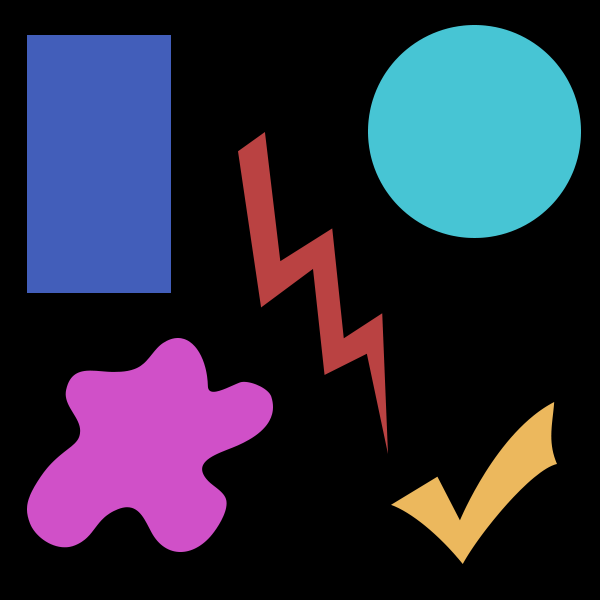
#> input picture resources/shapes.jpg, 600 x 600 px, found by its file name
$ python bounding_box.py --image resources/shapes.jpg
#> lines starting #> are read from the running program, lines starting #| are printed output that depends on the picture; after the words box and inside, x2 and y2 are one past the last pixel; in counts of white or black regions, pixels touching at a corner belong together
import cv2
import argparse
import imutils

ap = argparse.ArgumentParser()
ap.add_argument("-i", "--image", required=True, help = "Path to the image")
args = vars(ap.parse_args())

image = cv2.imread(args["image"])
#> image is the input picture: shape (600, 600, 3); mean B, G, R 61.2, 42, 42.2
gray = cv2.cvtColor(image, cv2.COLOR_BGR2GRAY)
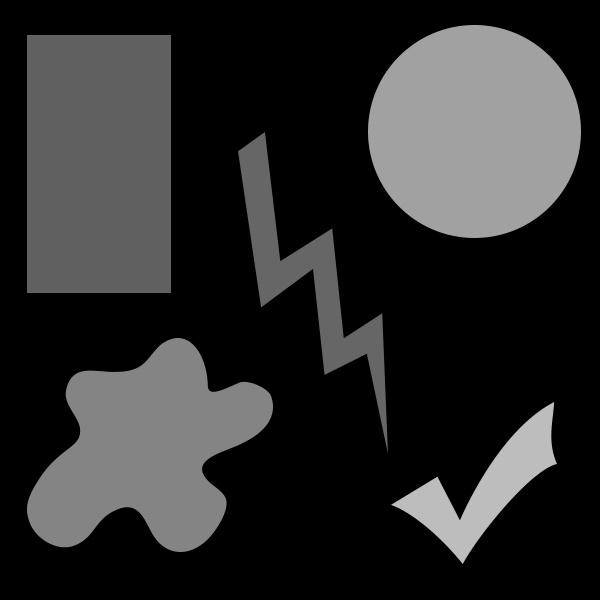
#> gray: shape (600, 600); min 0, max 189, mean 44.2

cnts = cv2.findContours(gray.copy(), cv2.RETR_EXTERNAL,
 cv2.CHAIN_APPROX_SIMPLE)
#> cnts = 5 contours; box (x1, y1, x2, y2) and area: (27, 35, 171, 293) 36751, (368, 25, 581, 238) 35702, (27, 338, 273, 552) 30873, (238, 132, 388, 454) 10436, (391, 402, 557, 564) 8050
cnts = imutils.grab_contours(cnts)
clone = image.copy()

for c in cnts:
    (x, y, w, h) = cv2.boundingRect(c)
    cv2.rectangle(clone, (x, y), (x+w, y+h), (0, 255, 0), 2)
#> this loop made 5 passes
#> (x, y, w, h) on passes 1, 2, 3, 5: (391, 402, 166, 162), (27, 338, 246, 214), (238, 132, 150, 322), (368, 25, 213, 213)
#> (c, x, y, w, h) on pass 4: ([[27, 35], [27, 292], [170, 292], [170, 35]], 27, 35, 144, 258)
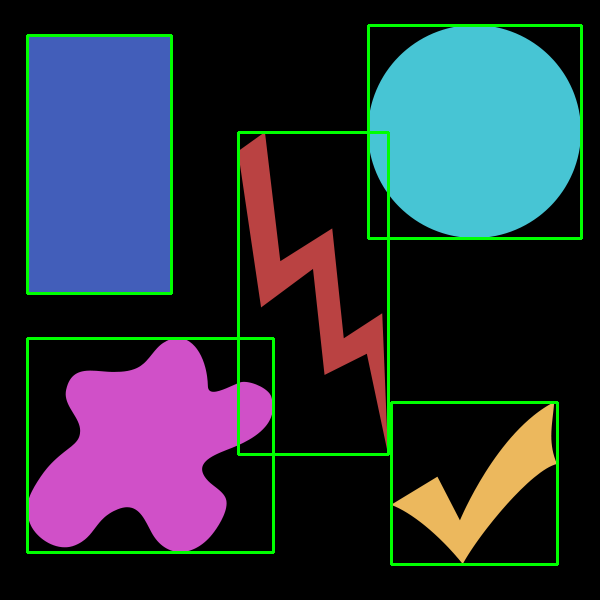
#> clone: shape (600, 600, 3); 3.46% of pixels changed, all inside (x1, y1, x2, y2) = (26, 24, 583, 566)

cv2.imshow("Bounding Boxes", clone)
cv2.waitKey(0)

# python src\opencv_tutorial\contour_to_futher\bounding_box.py --image resources/shapes.jpg

$ run again, with resources/circles_and_squares.jpg copied over resources/shapes.jpg
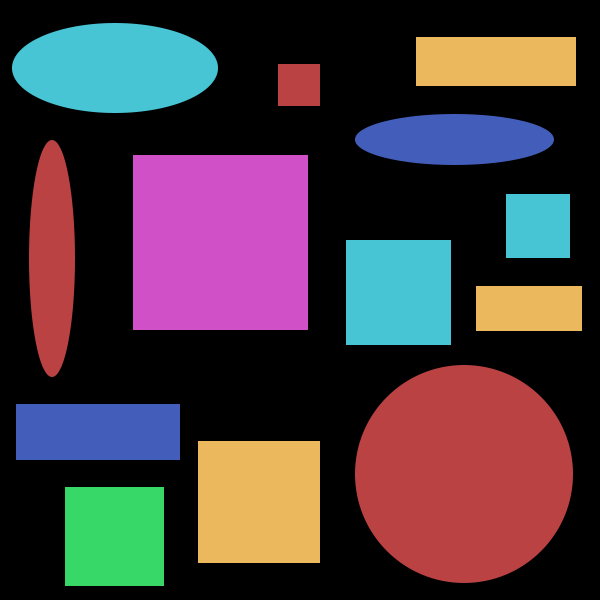
#> input picture resources/circles_and_squares.jpg, 600 x 600 px, found by its file name
#> image is the input picture: shape (600, 600, 3); mean B, G, R 62, 56.2, 70.8
#> `gray = cv2.cvtColor(image, cv2.COLOR_BGR2GRAY)`:
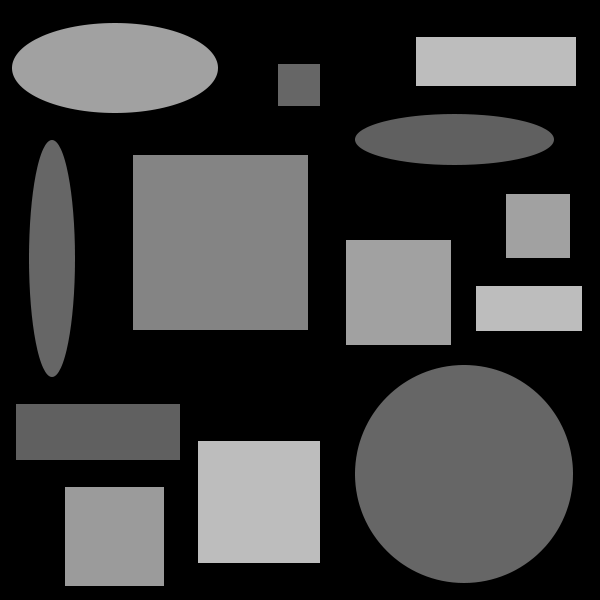
#> gray: shape (600, 600); min 0, max 189, mean 61.2
#> cnts = 13 contours; largest, box (x1, y1, x2, y2) and area: (355, 365, 573, 583) 37385, (133, 155, 308, 330) 30276, (198, 441, 320, 563) 14641, (12, 23, 218, 113) 14593, (346, 240, 451, 345) 10816
#> the loop `for c in cnts:` made 13 passes
#> (c, x, y, w, h) on passes 1, 2, 3, 5, 6, 7: ([[65, 487], [65, 585], [163, 585], [163, 487]], 65, 487, 99, 99), ([[198, 441], [198, 562], [319, 562], [319, 441]], 198, 441, 122, 122), ([[16, 404], [16, 459], [179, 459], [179, 404]], 16, 404, 164, 56), ([[476, 286], [476, 330], [581, 330], [581, 286]], 476, 286, 106, 45), ([[346, 240], [346, 344], [450, 344], [450, 240]], 346, 240, 105, 105), ([[506, 194], [506, 257], [569, 257], [569, 194]], 506, 194, 64, 64)
#> after the loop `for c in cnts:`:
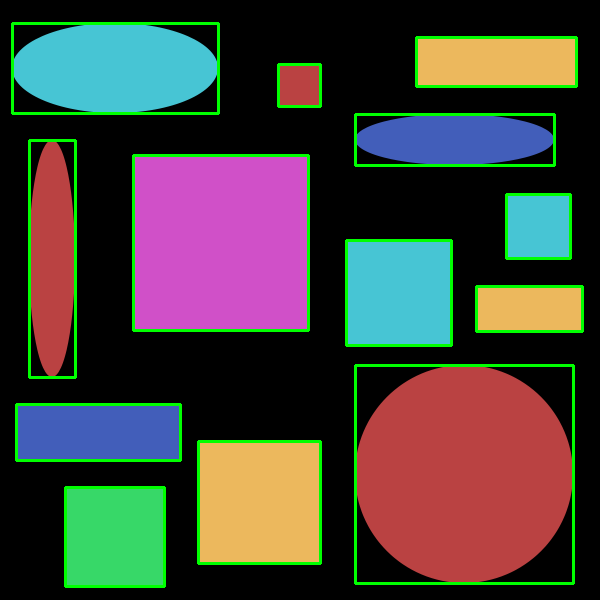
#> clone: shape (600, 600, 3); 5.08% of pixels changed, all inside (x1, y1, x2, y2) = (11, 22, 584, 588)
